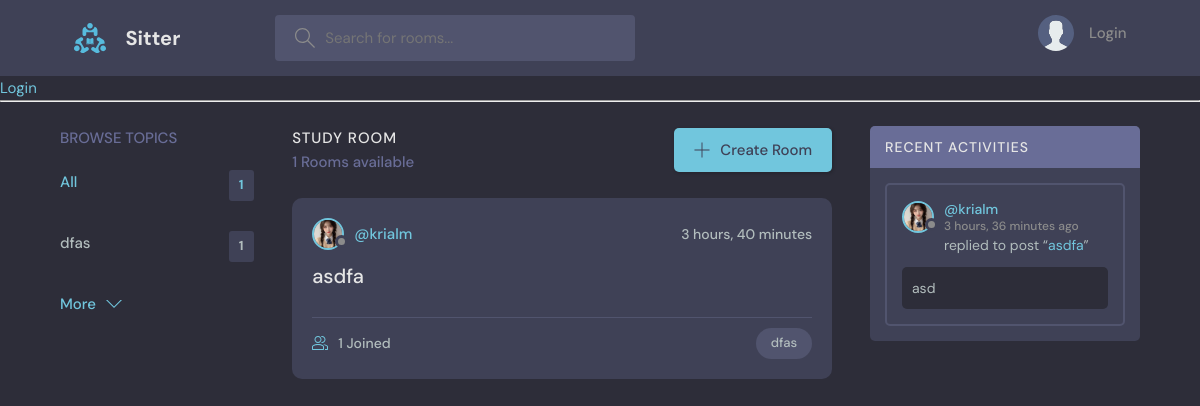
The page / on the database its author committed.
### base/models.py (models this page shows)
class Topic(models.Model):
    name = models.CharField(max_length=25)
    def __str__(self):
        return self.name

class Room(models.Model):
    host = models.ForeignKey(User, on_delete=models.SET_NULL, null=True)
    topic = models.ForeignKey(Topic, on_delete=models.SET_NULL, null=True)
    name = models.CharField(max_length=200)
    description = models.TextField(null=True, blank=True )
    participants = models.ManyToManyField(User, related_name='participants', blank=True)
    updated = models.DateTimeField(auto_now=True)
    created = models.DateTimeField(auto_now_add=True)
    class Meta:
        ordering = ['-updated', '-created']
    def __str__(self):
        return self.name

class User(AbstractUser):
    username = models.CharField(max_length=200, unique=True)
    name = models.CharField(max_length=200, null=True)
    email = models.EmailField(unique=True, null=True)
    bio = models.TextField(null=True)
    avatar = models.ImageField(null=True, default="avatar.svg")
    REQUIRED_FIELDS = []

class Message(models.Model):
    user = models.ForeignKey(User, on_delete=models.CASCADE)
    room = models.ForeignKey(Room, on_delete=models.CASCADE)
    body = models.TextField()
    updated = models.DateTimeField(auto_now=True)
    created = models.DateTimeField(auto_now_add=True)
    def __str__(self):
        return self.body[0:50]

### base/views.py (the view)
# urls.py: path('', views.home, name='home'),
def home(request):
    q = request.GET.get('q') if request.GET.get('q') is not None else ''
    rooms = Room.objects.filter(Q(topic__name__icontains=q))
    topics = Topic.objects.all()[0:5]
    rooms_count = rooms.count()
    room_messages = Message.objects.all().filter(Q(room__topic__name__icontains=q)).order_by('-created')
    context = {'rooms': rooms, 'topics': topics, 'rooms_count': rooms_count,'room_messages': room_messages}
    return render(request, 'base/home.html', context)

### base/templates/base/home.html (shortened to what this page needs)
{%extends 'main.html'%}
{%block content%}
    <main class="layout layout--3">
      <div class="container">
        {%include 'base/topics_component.html'%}
        <div class="roomList">
          <div class="roomList__header">
            <div>
              <h2>Study Room</h2>
              <p>{{rooms.count}} Rooms available</p>
            </div>
            <a class="btn btn--main" href="{%url 'create-room'%}">
              <svg version="1.1" xmlns="http://www.w3.org/2000/svg" width="32" height="32" viewBox="0 0 32 32">
                <title>add</title>
                <path
                  d="M16.943 0.943h-1.885v14.115h-14.115v1.885h14.115v14.115h1.885v-14.115h14.115v-1.885h-14.115v-14.115z"
                ></path>
              </svg>
              Create Room
            </a>
          </div>
          {%include 'base/feed_component.html'%}
        </div>
        {%include 'base/activity_component.html'%}
      </div>
    </main>
{%endblock%}

### base/templates/base/topics_component.html
<div class="topics">
    <div class="topics__header">
      <h2>Browse Topics</h2>
    </div>
    <ul class="topics__list">
      <li>
        <a href="{%url 'home'%}" class="active">All <span>{{topics.count}}</span></a>
      </li>
      {%for topic in topics%}
      <li>
        <a href="{%url 'home' %}?q={{topic.name}}">{{topic.name}} <span>{{topic.room_set.all.count}}</span></a>
      </li>
      {% endfor %}
    </ul>
    <a class="btn btn--link" href="{%url 'topics'%}">
      More
      <svg version="1.1" xmlns="http://www.w3.org/2000/svg" width="32" height="32" viewBox="0 0 32 32">
        <title>chevron-down</title>
        <path d="M16 21l-13-13h-3l16 16 16-16h-3l-13 13z"></path>
      </svg>
    </a>
  </div>

### base/templates/base/feed_component.html (shortened to what this page needs)
{% for room in rooms %}
<div class="roomListRoom">
    <div class="roomListRoom__header">
    <a href="{%url 'user-profile' room.host.id%}" class="roomListRoom__author">
        <div class="avatar avatar--small">
        <img src="{{room.host.avatar.url}}" />
        </div>
        <span>@{{room.host}}</span>
    </a>
    <div class="roomListRoom__actions">
        <span>{{room.created|timesince}}</span>
    </div>
    </div>
    <div class="roomListRoom__content">
    <a href="{% url 'room' room.id%}">{{room}}</a>
    </div>
    <div class="roomListRoom__meta">
    <a href="room.html" class="roomListRoom__joined">
        {{room.participants.count}} Joined
    </a>
    <p class="roomListRoom__topic">{{room.topic}}</p>
    </div>
</div>
{% endfor %}

### base/templates/base/activity_component.html (shortened to what this page needs)
<div class="activities">
    <div class="activities__header">
      <h2>Recent Activities</h2>
    </div>
    {%for message in room_messages%}
    <div class="activities__box">
      <div class="activities__boxHeader roomListRoom__header">
        <a href="{% url 'user-profile' message.user.id%}" class="roomListRoom__author">
          <div class="avatar avatar--small">
            <img src="{{message.user.avatar.url}}" />
          </div>
          <p>
            @{{message.user}}
            <span>{{message.created|timesince}} ago</span>
          </p>
        </a>
      </div>
      <div class="activities__boxContent">
        <p>replied to post “<a href="{%url 'room' message.room.id%}">{{message.room}}</a>”</p>
        <div class="activities__boxRoomContent">
            {{message}}
        </div>
      </div>
    </div>
    {%endfor%}
  </div>

### rows shown on the page
Topic: name "dfas", room_set.all.count "1"
Room: host.avatar (picture), host "krialm", created "3 hours, 40 minutes", name "asdfa", participants.count "1", topic "dfas"
Message: user.avatar (picture), user "krialm", created "3 hours, 36 minutes", room "asdfa", body "asd"

### other values the page prints
{{ topics.count }} "1"
{{ rooms.count }} "1"
